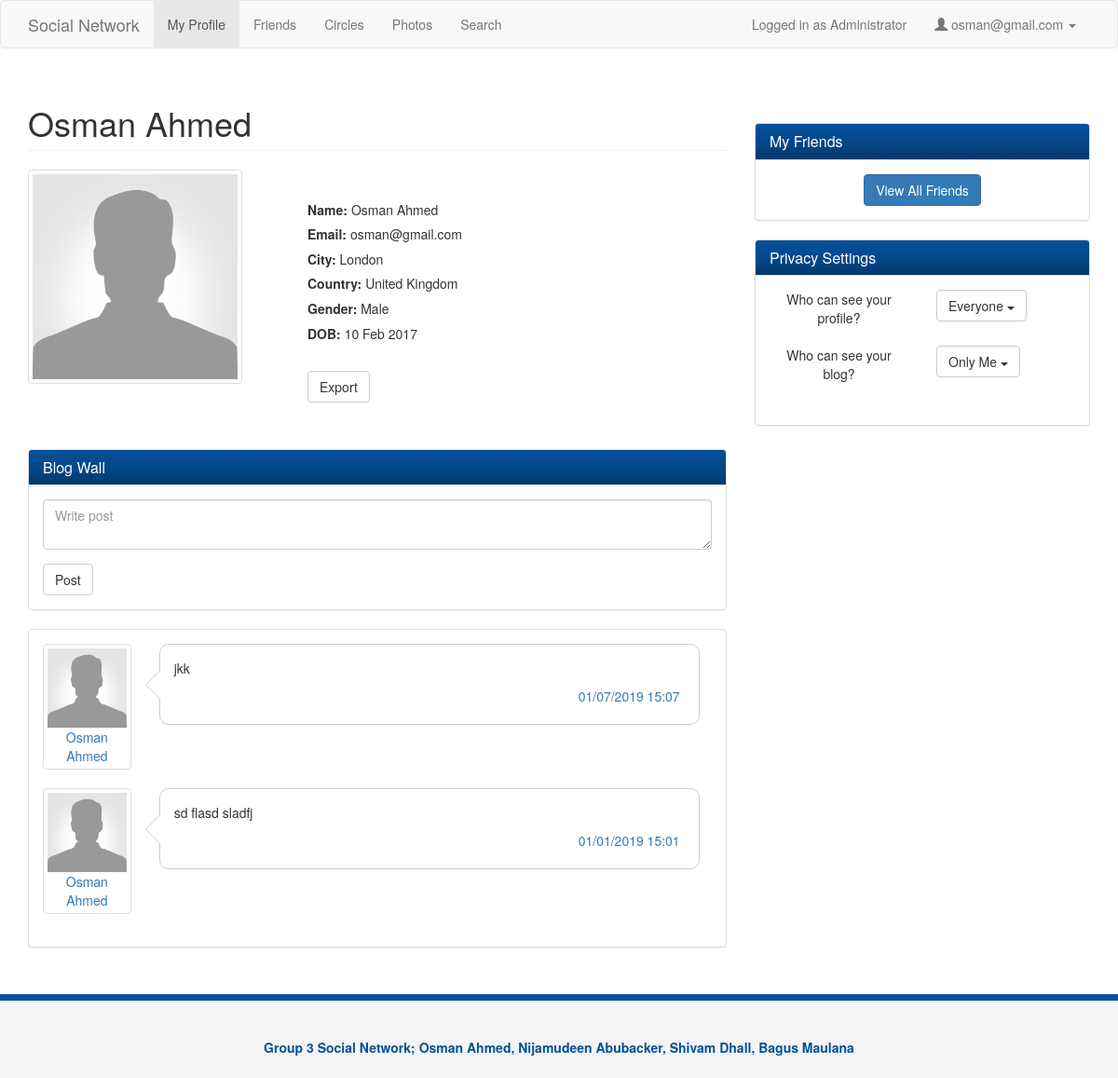
Screenshot of /profile.php (signed in) with the database file from the repository.
### tables this page shows
CREATE TABLE IF NOT EXISTS `personalinfo` (
  `userID` int(11) NOT NULL,
  `firstName` varchar(240) NOT NULL,
  `surname` varchar(240) NOT NULL,
  `gender` varchar(240) NOT NULL,
  `birthday` date NOT NULL,
  `city` varchar(40) NOT NULL,
  `country` varchar(40) NOT NULL,
  UNIQUE KEY `userID_2` (`userID`),
  KEY `userID` (`userID`)
);

CREATE TABLE IF NOT EXISTS `users` (
  `userID` int(11) NOT NULL AUTO_INCREMENT,
  `email` varchar(240) NOT NULL,
  `password` varchar(240) NOT NULL,
  `securityQuestion` varchar(240) NOT NULL,
  `securityAnswer` varchar(240) NOT NULL,
  PRIMARY KEY (`userID`),
  UNIQUE KEY `userID` (`userID`),
  KEY `userID_2` (`userID`),
  KEY `userID_3` (`userID`),
  KEY `userID_4` (`userID`)
);

CREATE TABLE IF NOT EXISTS `blogposts` (
  `postID` int(11) NOT NULL AUTO_INCREMENT,
  `userID` int(11) NOT NULL,
  `dateTime` varchar(240) NOT NULL,
  `blogPostBody` varchar(240) NOT NULL,
  PRIMARY KEY (`postID`),
  KEY `blogID` (`userID`),
  KEY `postID` (`postID`)
);

CREATE TABLE IF NOT EXISTS `securitysettings` (
  `userID` int(11) NOT NULL,
  `whoCanSeeBlog` tinyint(1) NOT NULL,
  `whoCanSeeProfile` tinyint(1) NOT NULL,
  `whoCanSendFriendRequests` tinyint(1) NOT NULL,
  `visibleName` tinyint(1) NOT NULL,
  `visiblePersonalInfo` tinyint(1) NOT NULL,
  UNIQUE KEY `userID` (`userID`)
);

### check_admin.php (called while the page is built, shortened)
<?php
    $currentUser = $_SESSION['user'];
    $query_admin = "SELECT userID FROM admins WHERE admins.userID='$currentUser'";
    $res_admin = mysql_query($query_admin) or die(mysql_error());
    if(mysql_num_rows($res_admin) == 1) {
        $isAdmin = true;
    }

### profile.php (the view, shortened to what this page needs)
<?php
    $userId = $_SESSION['user'];
    $email = $_SESSION['email'];
    require_once 'check_admin.php';
    $query = "SELECT personalinfo.*, users.email FROM personalinfo, users WHERE personalinfo.userID='$userId' AND users.userID = '$userId'";
    $res=mysql_query($query) or die(mysql_error());
    $userRow=mysql_fetch_array($res);
    $fullName = $userRow['firstName']." ".$userRow['surname'];
?>
<!DOCTYPE html>
<html lang="en">
  <head>
    <link href="css/bootstrap.css" rel="stylesheet">
    <link href="css/style.css" rel="stylesheet">
    <link href="css/font-awesome.css" rel="stylesheet">
  </head>
  <body>
    <nav class="navbar navbar-default">
      <div class="container">
        <div class="navbar-header">
        <a class="navbar-brand" href="#">Social Network</a>
        </div>
        <div id="navbar" class="collapse navbar-collapse">
          <ul class="nav navbar-nav">
            <li class="active"><a href="profile.php">My Profile</a></li>
            <li><a href="friends.php">Friends</a></li>
            <li><a href="circles.php">Circles</a></li>
            <li><a href="photos.php">Photos</a></li>
            <li><a href="search.php">Search</a></li>
          </ul>
            <ul class="nav navbar-nav navbar-right">
                <?php
                if($isAdmin) {
                    echo "<li><p class=\"navbar-text\">Logged in as Administrator </p></li>";
                }
                ?>
                <li class="dropdown">
                  <a href="#" class="dropdown-toggle" data-toggle="dropdown" role="button" aria-haspopup="true" aria-expanded="false">
                  <span class="glyphicon glyphicon-user"></span>&nbsp;<?php echo $email; ?>&nbsp;<span class="caret"></span></a>
                </li>
            </ul>
        </div>
      </div>
    </nav>
    <section>
      <div class="container">
        <div class="row">
          <div class="col-md-8">
            <div class="profile">
              <h1 class="page-header"><?php echo $fullName;?></h1>
              <div class="row">
                <div class="col-md-4">
                  <img src="img/user.png" class="img-thumbnail" alt="">
                </div>
                <div class="col-md-8">
                  <ul>
                    <li><strong>Name: </strong><?php echo $fullName ;?></li>
                    <li><strong>Email: </strong><?php echo $userRow['email'];?></li>
                    <li><strong>City: </strong><?php echo $userRow['city'];?></li>
                    <li><strong>Country: </strong><?php echo $userRow['country'];?></li>
                    <li><strong>Gender: </strong><?php echo $userRow['gender'];?></li>
                    <li><strong>DOB: </strong><?php
                                    $myDateTime = DateTime::createFromFormat('Y-m-d', $userRow['birthday']);
                                    echo $myDateTime->format('d M Y'); ?></li>
                    <li>
                        <br>
                        <form method="POST" action='export.php'>
<button type="submit" name="export" class="btn btn-default">Export</button>
</form>
                    </li>
                  </ul>
                </div>
              </div><br><br>
              <div class="row">
                <div class="col-md-12">
                  <div class="panel panel-default">
                    <div class="panel-heading">
                      <h3 class="panel-title">Blog Wall</h3>
                    </div>
                    <div class="panel-body">
                        <form name="blogPostForm" action="functions.php" method="post" onsubmit="return validateInput()">
                          <div class="form-group">
                            <textarea name="post_blog" class="form-control" placeholder="Write post"></textarea>
                          </div>
                          <button type="submit" class="btn btn-default">Post</button>
                        </form>
                    </div>
                  </div>
                  <div class="panel panel-default post">
                    <div class="panel-body">
                    <?php
                        $query = "SELECT blogPostBody, dateTime FROM blogPosts WHERE userID =".$userId." ORDER BY dateTime DESC";
                        $sql = mysql_query($query);
                        while ($row = mysql_fetch_array($sql, MYSQL_NUM)) {
                            $postBody = $row[0];
                            $timeSent = $row[1];
                            $myDateTime = DateTime::createFromFormat('Y-m-d H:m:s', $timeSent);
                            $timeSent = $myDateTime->format('d/m/Y H:m');
                    ?>
                         <div class="row">
                           <div class="col-sm-2">
                             <a href="view_profile.php?action=view&id=<?php echo $userId?>" class="post-avatar thumbnail"><img src="img/user.png" alt=""><div class="text-center"><?php echo $fullName ?></div></a>
                           </div>
                           <div class="col-sm-10">
                             <div class="bubble">
                               <div class="pointer">
                                 <p><?php echo $postBody ?></p>
                               </div>
                               <p class="post-actions" style="text-align:right"><a href="#"><?php echo $timeSent ?></a></p>
                             </div>
                           </div>
                         </div>
                    <?php
                        }
                    ?>
                  </div>
                </div>
                </div>
              </div>
            </div>
          </div>
          <div class="col-md-4">
              <br><br><br>
            <div class="panel panel-default friends">
              <div class="panel-heading">
                <h3 class="panel-title">My Friends</h3>
              </div>
              <div class="panel-body">
                <div style="text-align:center">
                  <a  class="btn btn-primary" href="friends.php">View All Friends</a>
                </div>
              </div>
            </div>
              <div class="panel panel-default friends">
              <div class="panel-heading">
                <h3 class="panel-title">Privacy Settings</h3>
              </div>
              <?php
                  $res = mysql_query("SELECT * FROM securitysettings WHERE userID=".$_SESSION['user']);
                  $userRow = mysql_fetch_array($res);
                  $whoCanSeeBlogValue = $userRow['whoCanSeeBlog'];
                  $whoCanSeeProfileValue = $userRow['whoCanSeeProfile'];
                  $whoCanSeeOptions = array("Everyone", "Friends", "Only Me");
                  $whoCanSeeBlogText = $whoCanSeeOptions[$whoCanSeeBlogValue];
                  $whoCanSeeProfileText = $whoCanSeeOptions[$whoCanSeeProfileValue];
              ?>
              <div class="panel-body">
                <div style="text-align:center">
                    <div class="row member-row">
                        <div class="col-md-6">
                            <div>Who can see your profile?</div>
                        </div>
                        <div class="col-md-3">
                            <div class="dropdown">
                              <button class="btn btn-default dropdown-toggle" style="display:inline-block;" type="button" data-toggle="dropdown"><?php echo $whoCanSeeProfileText; ?>
                              <span class="caret"></span></button>
                            </div>
                        </div>
                    </div>
                    <br>
                    <div class="row member-row">
                        <div class="col-md-6">
                            <div>Who can see your blog?</div>
                        </div>
                        <div class="col-md-3">
                            <div class="dropdown">
                              <button class="btn btn-default dropdown-toggle" style="display:inline-block;" type="button" data-toggle="dropdown"><?php echo $whoCanSeeBlogText; ?>
                              <span class="caret"></span></button>
                            </div>
                        </div>
                    </div>
                </div>
              </div>
              <div class="panel-body">
              </div>
            </div>
            </div>
        </div>
      </div>
    </section>
    <footer>
      <div class="container">
        <p>Group 3 Social Network; Osman Ahmed, Nijamudeen Abubacker, Shivam Dhall, Bagus Maulana</p>
      </div>
    </footer>
  </body>
</html>

### css/style.css (style rules this page uses)
.panel-heading { background-image: linear-gradient(#04519b, #044687 60%, #033769); color: #fff !important; }
.bubble { position: relative; width: 580px; min-height: 65px; padding: 15px; background: #fff; border-radius: 10px; border: 1px solid #ccc; }
.bubble:after { content:''; position: absolute; border-style: solid; border-width: 15px 15px 15px 0; border-color: transparent #fff; display: block; width: 0; z-index: 1; margin-top: -15px; left:-15px; top: 50%; }
.bubble:before { content:''; position: absolute; border-style: solid; border-width: 15px 15px 15px 0; border-color: transparent #ccc; display: block; width: 0; z-index: 0; margin-top: -15px; left:-16px; top: 50%; }
.post-actions { margin:5px; }
.profile ul { margin-top: 30px; }
.profile li { list-style: none; line-height: 1.9em; }
footer { background: #f4f4f4; height: 90px; color: #04519b; font-weight: bold; text-align: center; padding-top: 40px; margin-top: 30px; border-top: 7px solid #04519b; }

### rows the page displays
personalinfo: fullName "Osman Ahmed", userID.email "osman@gmail.com", city "London", country "United Kingdom", gender "Male", birthday "10 Feb 2017"
blogposts: blogPostBody "jkk", dateTime "01/07/2019 15:07"
blogposts: blogPostBody "sd flasd sladfj", dateTime "01/01/2019 15:01"
securitysettings: whoCanSeeProfile "Everyone", whoCanSeeBlog "Only Me"

### other values shown
$email "osman@gmail.com"
